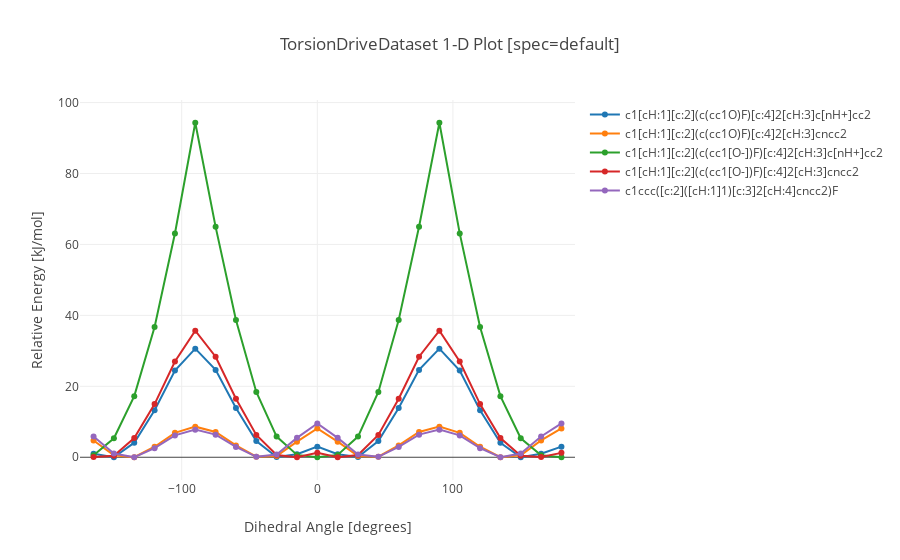
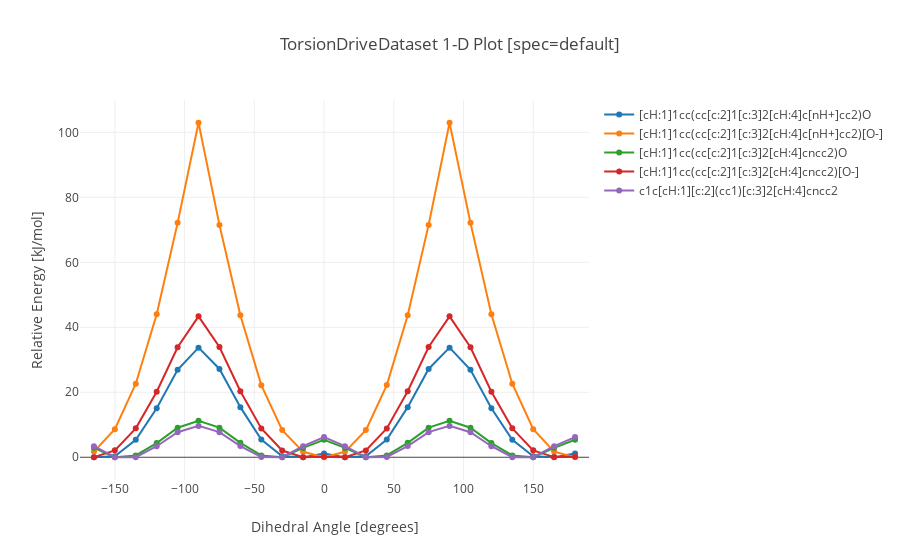

Source (notebook cell) for these figures, in order:
### Code cell
# Visualize torsion scans
client = ptl.FractalClient()
phenyl_dataset = client.get_collection('TorsionDriveDataset', 'OpenFF Substituted Phenyl Set 1')
with open('qca-submission/biphenyls_set_input.json', 'r') as f:
    job_indices = list(json.load(f).keys())
fluoro_phenyls = [i for i in job_indices if 'F' in i]
phenyls = [i for i in job_indices if 'F' not in i]

phenyl_dataset.visualize(fluoro_phenyls, specs='default', units='kJ/mol')
phenyl_dataset.visualize(phenyls, specs='default', units='kJ/mol')

### Figure 1 — Plotly figure (JSON) as saved in the notebook; plotly's stock layout.template omitted (floating-point values rounded to 4 significant figures)
{"data": [{"mode": "lines+markers", "name": "c1[cH:1][c:2](c(cc1O)F)[c:4]2[cH:3]c[nH+]cc2", "type": "scatter", "uid": "5dd3ed16-26dc-4dae-9006-a816d74f015a", "x": [-165, -150, -135, -120, -105, -90, -75, -60, -45, -30, -15, 0, 15, 30, 45, 60, 75, 90, 105, 120, 135, 150, 165, 180], "y": [0.968, 0.001, 4.108, 13.23, 24.45, 30.62, 24.64, 13.87, 4.57, 0.086, 0.848, 2.991, 0.847, 0.086, 4.57, 13.87, 24.63, 30.62, 24.45, 13.23, 4.106, 0, 0.969, 2.993]}, {"mode": "lines+markers", "name": "c1[cH:1][c:2](c(cc1O)F)[c:4]2[cH:3]cncc2", "type": "scatter", "uid": "4864461c-762c-44ac-978c-aa1cc6333fc3", "x": [-165, -150, -135, -120, -105, -90, -75, -60, -45, -30, -15, 0, 15, 30, 45, 60, 75, 90, 105, 120, 135, 150, 165, 180], "y": [4.738, 0.533, 0.002, 2.959, 6.889, 8.626, 7.111, 3.345, 0.174, 0.32, 4.399, 8.115, 4.4, 0.319, 0.173, 3.345, 7.111, 8.628, 6.888, 2.959, 0, 0.535, 4.736, 8.117]}, {"mode": "lines+markers", "name": "c1[cH:1][c:2](c(cc1[O-])F)[c:4]2[cH:3]c[nH+]cc2", "type": "scatter", "uid": "fb139832-a43c-4d0e-b049-5fe01219b1f9", "x": [-165, -150, -135, -120, -105, -90, -75, -60, -45, -30, -15, 0, 15, 30, 45, 60, 75, 90, 105, 120, 135, 150, 165, 180], "y": [0.582, 5.349, 17.23, 36.73, 63.11, 94.31, 64.97, 38.71, 18.4, 5.82, 0.667, 0.001, 0.667, 5.822, 18.4, 38.71, 64.97, 94.31, 63.11, 36.73, 17.23, 5.351, 0.582, 0]}, {"mode": "lines+markers", "name": "c1[cH:1][c:2](c(cc1[O-])F)[c:4]2[cH:3]cncc2", "type": "scatter", "uid": "6502ccf4-d122-47f8-a876-38f2a9685bd7", "x": [-165, -150, -135, -120, -105, -90, -75, -60, -45, -30, -15, 0, 15, 30, 45, 60, 75, 90, 105, 120, 135, 150, 165, 180], "y": [0.079, 0.4, 5.404, 15.0, 26.98, 35.66, 28.34, 16.48, 6.302, 0.646, 0, 1.236, 0, 0.653, 6.301, 16.48, 28.34, 35.66, 26.98, 14.99, 5.405, 0.401, 0.079, 1.236]}, {"mode": "lines+markers", "name": "c1ccc([c:2]([cH:1]1)[c:3]2[cH:4]cncc2)F", "type": "scatter", "uid": "585f7df9-6933-4112-a211-8b85daaa02d1", "x": [-165, -150, -135, -120, -105, -90, -75, -60, -45, -30, -15, 0, 15, 30, 45, 60, 75, 90, 105, 120, 135, 150, 165, 180], "y": [5.842, 1.064, 0, 2.548, 6.159, 7.782, 6.376, 2.903, 0.13, 0.793, 5.463, 9.535, 5.463, 0.795, 0.13, 2.902, 6.378, 7.781, 6.159, 2.548, 0.001, 1.064, 5.842, 9.535]}], "layout": {"title": {"text": "TorsionDriveDataset 1-D Plot [spec=default]"}, "xaxis": {"range": [-175, 190], "title": {"text": "Dihedral Angle [degrees]"}, "zeroline": false}, "yaxis": {"title": {"text": "Relative Energy [kJ/mol]"}, "zeroline": true}}}

### Figure 2 — Plotly figure (JSON) as saved in the notebook; plotly's stock layout.template omitted (floating-point values rounded to 4 significant figures)
{"data": [{"mode": "lines+markers", "name": "[cH:1]1cc(cc[c:2]1[c:3]2[cH:4]c[nH+]cc2)O", "type": "scatter", "uid": "1d54770e-84b6-430d-812c-6e0e2b6882aa", "x": [-165, -150, -135, -120, -105, -90, -75, -60, -45, -30, -15, 0, 15, 30, 45, 60, 75, 90, 105, 120, 135, 150, 165, 180], "y": [0.007, 0.295, 5.351, 15.09, 26.9, 33.73, 27.18, 15.42, 5.469, 0.304, 0, 1.172, 0, 0.306, 5.47, 15.42, 27.18, 33.73, 26.9, 15.09, 5.352, 0.295, 0.007, 1.173]}, {"mode": "lines+markers", "name": "[cH:1]1cc(cc[c:2]1[c:3]2[cH:4]c[nH+]cc2)[O-]", "type": "scatter", "uid": "8354ef35-6da5-4e2b-8bc5-92117793cba4", "x": [-165, -150, -135, -120, -105, -90, -75, -60, -45, -30, -15, 0, 15, 30, 45, 60, 75, 90, 105, 120, 135, 150, 165, 180], "y": [1.735, 8.646, 22.62, 43.99, 72.14, 103.0, 71.51, 43.71, 22.2, 8.363, 1.67, 0, 1.67, 8.366, 22.2, 43.71, 71.51, 103.0, 72.14, 43.99, 22.62, 8.645, 1.735, 0.001]}, {"mode": "lines+markers", "name": "[cH:1]1cc(cc[c:2]1[c:3]2[cH:4]cncc2)O", "type": "scatter", "uid": "bac95e2f-58f3-4ce8-b87b-bb87ae183e60", "x": [-165, -150, -135, -120, -105, -90, -75, -60, -45, -30, -15, 0, 15, 30, 45, 60, 75, 90, 105, 120, 135, 150, 165, 180], "y": [2.893, 0, 0.551, 4.365, 9.083, 11.21, 9.112, 4.428, 0.565, 0.004, 2.885, 5.391, 2.883, 0.002, 0.564, 4.431, 9.112, 11.22, 9.084, 4.366, 0.555, 0, 2.893, 5.39]}, {"mode": "lines+markers", "name": "[cH:1]1cc(cc[c:2]1[c:3]2[cH:4]cncc2)[O-]", "type": "scatter", "uid": "8193d6ee-ffb7-4cd3-b645-63a54a1596e0", "x": [-165, -150, -135, -120, -105, -90, -75, -60, -45, -30, -15, 0, 15, 30, 45, 60, 75, 90, 105, 120, 135, 150, 165, 180], "y": [0.037, 2.127, 8.894, 20.19, 33.86, 43.37, 33.94, 20.31, 8.883, 2.067, 0.037, 0.19, 0, 2.097, 8.881, 20.32, 33.94, 43.37, 33.86, 20.19, 8.894, 2.129, 0.04, 0.191]}, {"mode": "lines+markers", "name": "c1c[cH:1][c:2](cc1)[c:3]2[cH:4]cncc2", "type": "scatter", "uid": "b0e2c9e5-efcc-48b7-aa26-3d90512842c7", "x": [-165, -150, -135, -120, -105, -90, -75, -60, -45, -30, -15, 0, 15, 30, 45, 60, 75, 90, 105, 120, 135, 150, 165, 180], "y": [3.413, 0.003, 0.032, 3.383, 7.708, 9.652, 7.729, 3.431, 0.041, 0.006, 3.407, 6.209, 3.408, 0.004, 0.043, 3.432, 7.729, 9.652, 7.71, 3.382, 0.033, 0, 3.415, 6.21]}], "layout": {"title": {"text": "TorsionDriveDataset 1-D Plot [spec=default]"}, "xaxis": {"range": [-175, 190], "title": {"text": "Dihedral Angle [degrees]"}, "zeroline": false}, "yaxis": {"title": {"text": "Relative Energy [kJ/mol]"}, "zeroline": true}}}
